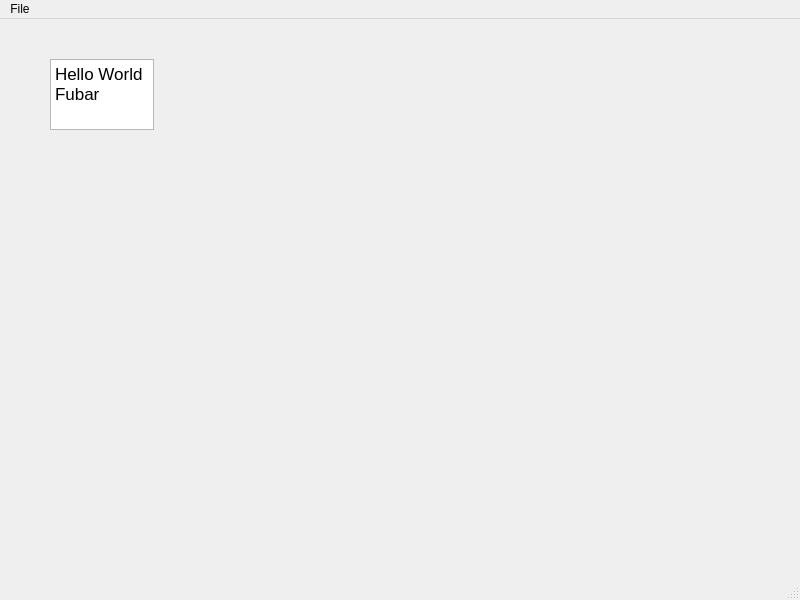
<?xml version="1.0" encoding="UTF-8"?>
<ui version="4.0">
 <class>MyWindow</class>
 <widget class="QMainWindow" name="MyWindow">
  <property name="geometry">
   <rect>
    <x>0</x>
    <y>0</y>
    <width>800</width>
    <height>600</height>
   </rect>
  </property>
  <property name="windowTitle">
   <string>MyWindow</string>
  </property>
  <widget class="QWidget" name="centralwidget">
   <widget class="QTextEdit" name="my_edit_box">
    <property name="geometry">
     <rect>
      <x>50</x>
      <y>40</y>
      <width>104</width>
      <height>71</height>
     </rect>
    </property>
    <property name="html">
     <string>&lt;!DOCTYPE HTML PUBLIC &quot;-//W3C//DTD HTML 4.0//EN&quot; &quot;http://www.w3.org/TR/REC-html40/strict.dtd&quot;&gt;
&lt;html&gt;&lt;head&gt;&lt;meta name=&quot;qrichtext&quot; content=&quot;1&quot; /&gt;&lt;style type=&quot;text/css&quot;&gt;
p, li { white-space: pre-wrap; }
&lt;/style&gt;&lt;/head&gt;&lt;body style=&quot; font-family:'.AppleSystemUIFont'; font-size:13pt; font-weight:400; font-style:normal;&quot;&gt;
&lt;p style=&quot; margin-top:0px; margin-bottom:0px; margin-left:0px; margin-right:0px; -qt-block-indent:0; text-indent:0px;&quot;&gt;Hello World Fubar&lt;/p&gt;&lt;/body&gt;&lt;/html&gt;</string>
    </property>
   </widget>
  </widget>
  <widget class="QMenuBar" name="menubar">
   <property name="geometry">
    <rect>
     <x>0</x>
     <y>0</y>
     <width>800</width>
     <height>22</height>
    </rect>
   </property>
   <property name="defaultUp">
    <bool>false</bool>
   </property>
   <property name="nativeMenuBar">
    <bool>true</bool>
   </property>
   <widget class="QMenu" name="menuFile">
    <property name="statusTip">
     <string>File related operations</string>
    </property>
    <property name="title">
     <string>File</string>
    </property>
    <addaction name="actionOpen"/>
    <addaction name="separator"/>
    <addaction name="actionImportFromPinterest"/>
    <addaction name="actionDownloadPinterestDump"/>
   </widget>
   <addaction name="menuFile"/>
  </widget>
  <widget class="QStatusBar" name="statusbar"/>
  <action name="actionOpen">
   <property name="text">
    <string>Open...</string>
   </property>
   <property name="shortcut">
    <string>Ctrl+O</string>
   </property>
  </action>
  <action name="actionImportFromPinterest">
   <property name="text">
    <string>Import from Pinterest...</string>
   </property>
  </action>
  <action name="actionDownloadPinterestDump">
   <property name="text">
    <string>Download Pinterest Dump...</string>
   </property>
  </action>
 </widget>
 <resources/>
 <connections/>
</ui>
